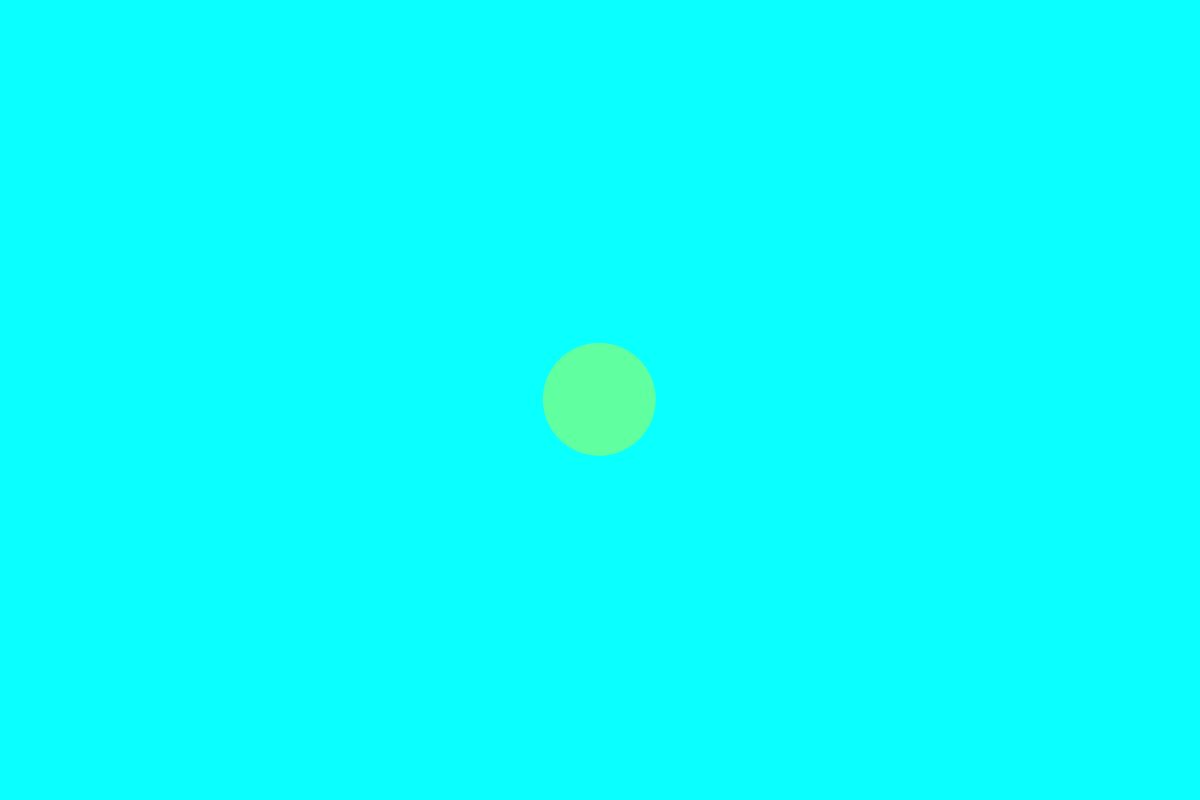
Frame 1 (no input)
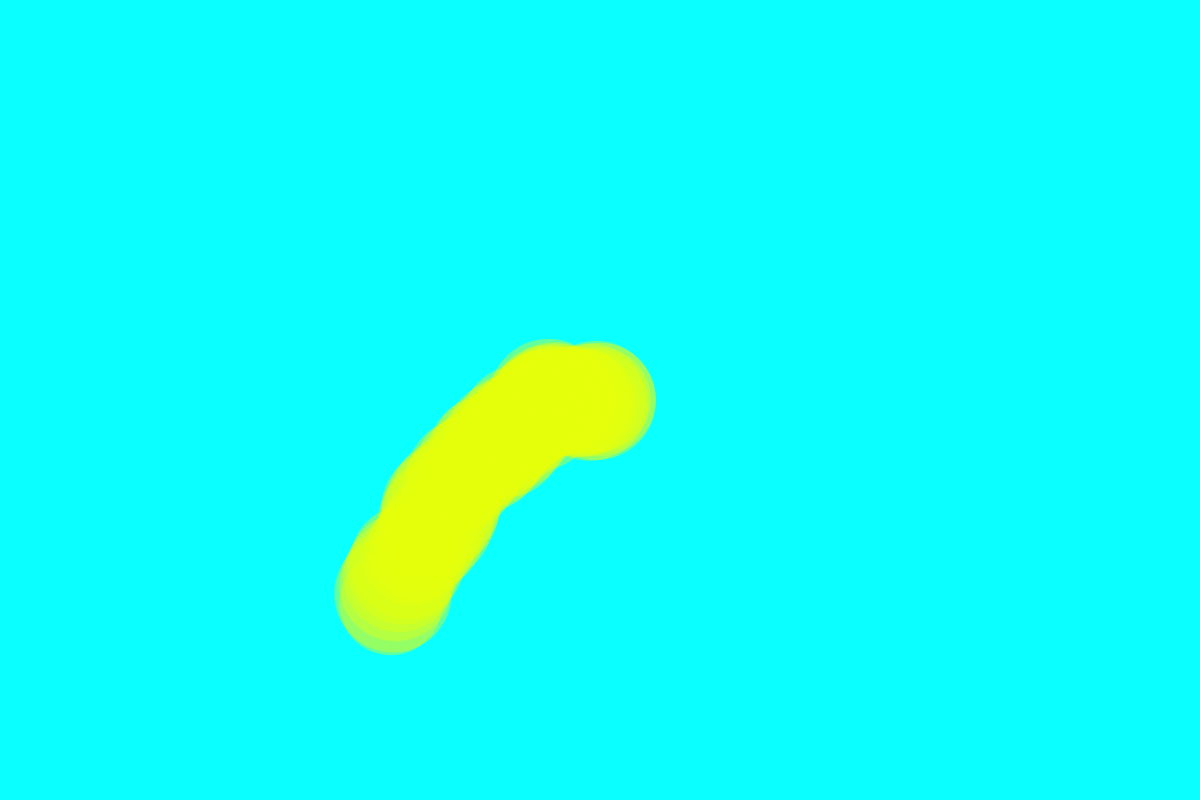
Frame 60 (the mouse pressed at the canvas centre just before this capture)
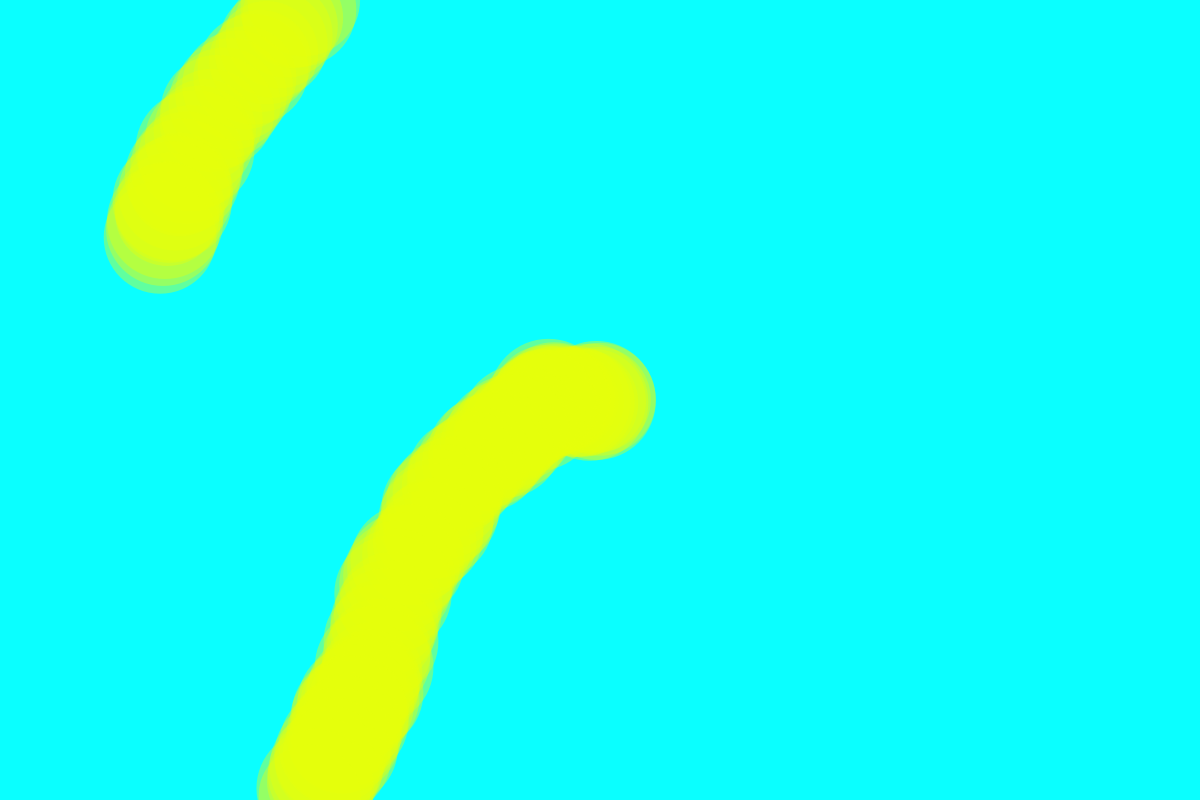
Frame 120 (the mouse held since frame 60 and released just before this capture)

The Processing sketch that drew these frames (run headless with seeded random() and noise(); from frame 60 on, the mouse is pressed at the canvas centre):

// Processing sketch: painter
// ── painter.pde
Mover mover;

void setup(){
  size(1200,800);
  background(10,255,255);
  mover = new Mover();
}

void draw(){  
  mover.update();
  mover.checkEdges();
  mover.display();
}
// ── library.pde
class Mover {
  PVector location;
  PVector velocity;
  PVector acceleration;
  
  Mover() {
    location = new PVector(width/2, height/2);
    velocity = new PVector(0,0);
  }
  
  void checkEdges(){
    if (location.x > width){
      location.x = 0;
    } else if (location.x < 0){
      location.x = width;
    }
      
    if (location.y > height){
      location.y = 0;
    } else if (location.y < 0){
      location.y = height;
    }
  }
  
  void update(){
    acceleration = PVector.random2D();
    velocity.add(acceleration);
    location.add(velocity);
  }
  
  void display(){
    noStroke();
    fill(230,255,10,100);
    float ellipseSize = random(100,120);
    ellipse(location.x, location.y, ellipseSize, ellipseSize);
  }
}
